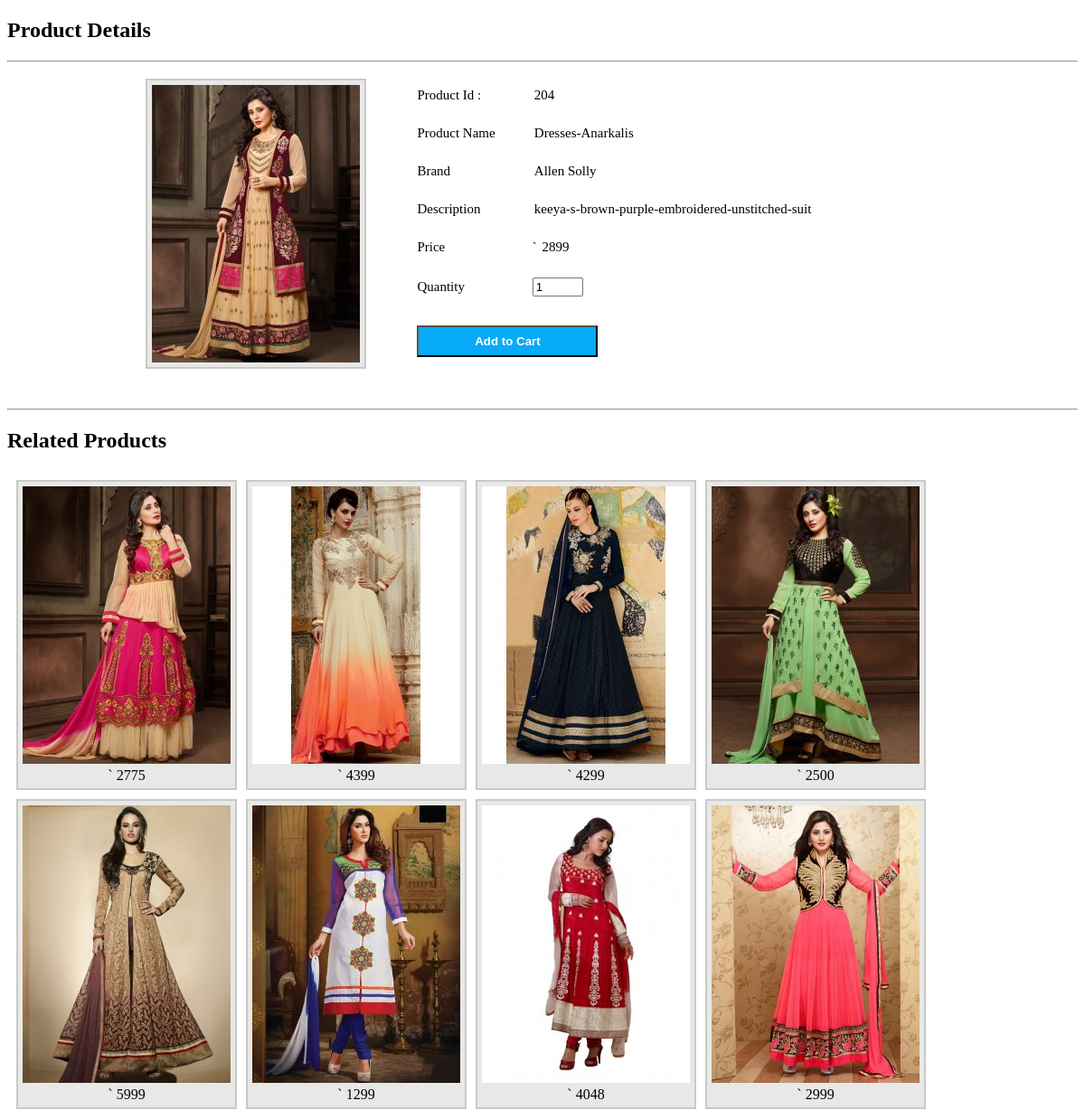
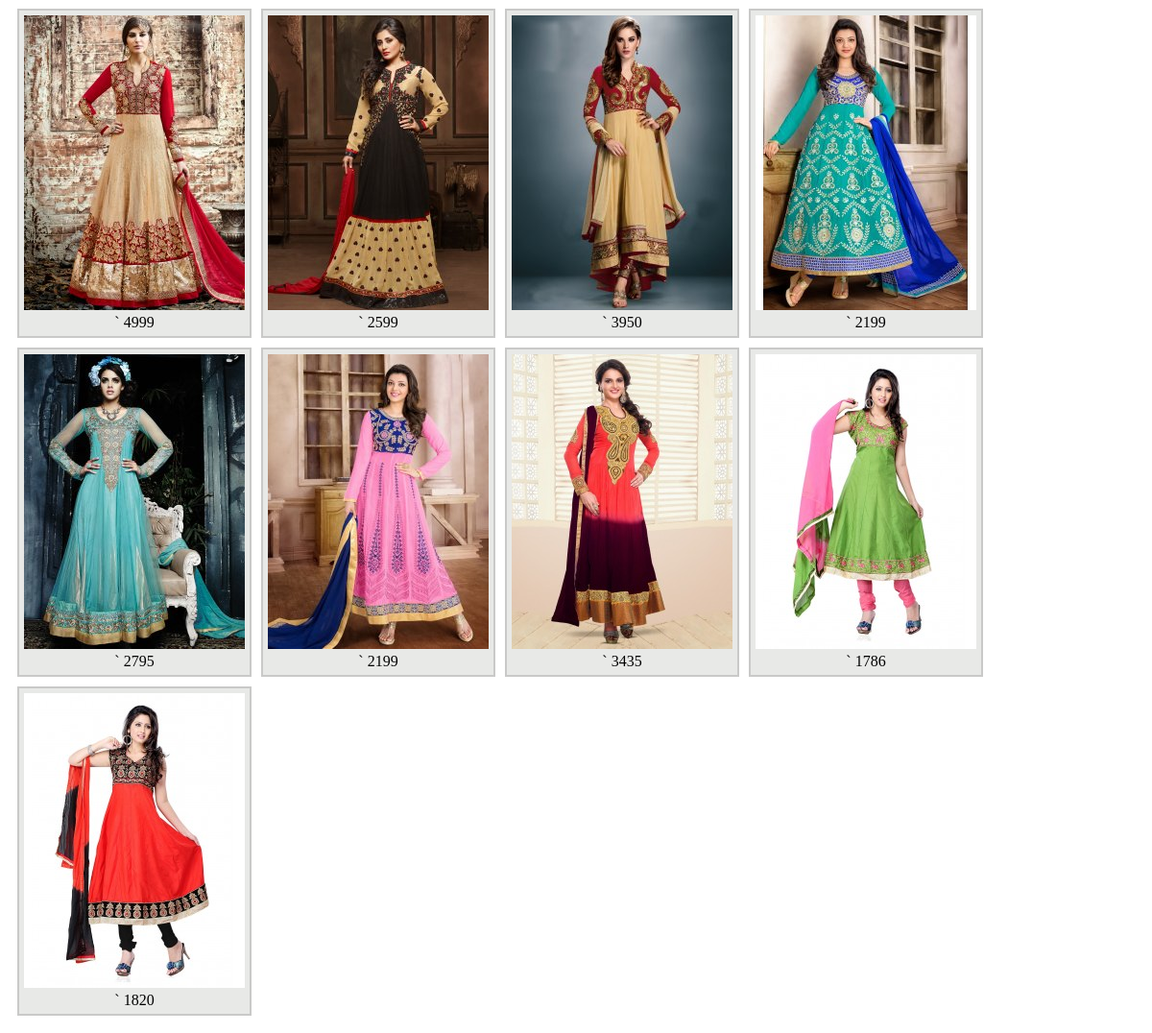
The page /DisplayProduct.php?p=Woman&p2=204&p3=Dresses-Anarkalis on the database its author committed (2 pictures, top to bottom).
### tables this page shows
CREATE TABLE IF NOT EXISTS `woman` (
  `Product_id` bigint(11) NOT NULL AUTO_INCREMENT,
  `Category` varchar(6) DEFAULT 'Woman',
  `ProductType` varchar(100) DEFAULT NULL,
  `Brand` varchar(50) DEFAULT NULL,
  `Price` int(10) NOT NULL,
  `Imagepath` varchar(500) NOT NULL,
  `Description` varchar(100) DEFAULT NULL,
  `stock` int(5) DEFAULT NULL,
  PRIMARY KEY (`Product_id`),
  KEY `Pid` (`ProductType`,`Brand`,`Price`,`Imagepath`,`Description`),
  KEY `Product_id` (`Product_id`,`ProductType`,`Brand`,`Price`,`Imagepath`,`Description`,`stock`)
);

### DisplayProduct.php (the view, shortened to what this page needs)
<!Doctype html>
<head>
<link href="menu.css" rel="stylesheet" type="text/css" />
<link href="mystyle.css" rel="stylesheet" type="text/css" />
</head>
<body>
<h2 class = "f"> Product Details </h2>
<hr>
<?php
include 'Connection.php';
$string = $_GET['p'];
$string2 = $_GET['p2'];
if($string == 'Men')
{
$query = "select * from men where Product_id = '$string2'";
$r = mysql_query($query, $db) or die("There is no Data");
}
else
{
$query2 = "select * from woman where Product_id = '$string2'";
$r = mysql_query($query2, $db) or die("There is no Data");
}
while($row5 = mysql_fetch_row($r))
{
echo "<form action = 'Cart.php?' method = 'post'>";
echo "<table width='1000' height= 318 border= 0 cellpadding= 0 cellspacing = 5 align = center style = 'padding:5px; background-color:white; font-family:Futura Lt BT; font-weight:400; font-size:15px;'> <tr>";
echo " <td align = center rowspan= 7><img src ='".$row5[5]."' class = 'imgbg' height = 307 width = 230><br></td>";
echo " <td>Product Id :<td> <input type = 'text' class = 'in7' name = 'id' value = '".$row5[0]."' readonly> </td>";
echo "</tr> <tr>";
echo " <td>Product Name <td><input type = 'text' name = 'pn' class = 'in7' value = '".$row5[2]."' size = 40 readonly> </td>";
echo "</tr> <tr>";
echo " <td>Brand <td> <input type = 'text' name = 'b' class = 'in7' value = '".$row5[3]."' readonly> </td>";
echo "</tr> <tr>";
echo " <td>Description<td><input type = 'text' name = 'd' class = 'in7' value = '".$row5[6]."' size = 40 readonly> </td>";
echo "</tr> <tr>";
echo " <td>Price<td><font style = 'font-family:Rupee Foradian'>` </font> <input type = 'text' class = 'in7' name = 'p' value = '".$row5[4]."' readonly> </td>";
echo "</tr> <tr>";
echo "<td> Quantity</td><td><input type = 'number' min = '1' max = '10'  value = '1' name = 'quantity' size = 1> <input type 'text'  value = '".$row5[1]."' class = 'in8'name = 'c' size = 1></td>";
echo "</tr> <tr>";
echo "<td colspan = 2><button type = 'submit' class = 'Addtocart' name = 'submit'> Add to Cart </button></td>";
echo "</tr> <tr>";
echo "<td colspan = 2>&nbsp;</td>";
}
echo "  </tr> </table>";
echo "</form>";
?>
<hr>
<h2 class = "f"> Related Products </h2>
<?php
include 'Connection.php';
$string = $_GET['p'];
$string2 = $_GET['p2'];
$string3 = $_GET['p3'];
if($string == 'Men')
{
$query = "select * from men where ProductType = '$string3' and Product_id not in(select Product_id from men where Product_id = '$string2')";
$result5 = mysql_query($query, $db) or die("There is no Data");
}
else
{
$query2 = "select * from woman where ProductType = '$string3' and Product_id not in(select Product_id from woman where Product_id = '$string2')";
$result5 = mysql_query($query2, $db) or die("There is no Data");
}
echo "<table cellspacing = 10 cellpadding = 10 style='font-family:Futura Lt BT; font-weight:400;'> <tr>";
$c = 0;
while($row = mysql_fetch_array($result5))
{
$c++;
echo "<td class = 'imgbg'>
<a href ='DisplayProduct.php?p=$row[1]&p2=$row[0]&p3=$row[2]'><img src ='".$row['Imagepath']."'> </a><br> <font style = 'font-family:Rupee Foradian'>` </font>".$row['Price'];
if($c == 4)
{
echo "<tr>";
}
if($c >= 4)
{
$c = 0;
}
}
echo "</td></tr></table>";
?>
</body>
</html>

### menu.css (style rules this page uses)
a { text-decoration:none; }
.in7 { border: 0px; font-size:15px; background-color:white; font-family:Futura Lt BT; font-weight:400; }
.Addtocart { height:35px; width:200px; background-color:#07aaf6; font-weight:600; color:white; }

### mystyle.css (style rules this page uses)
.imgbg { padding:5px; background-color:#e8e9e7; border:2px solid #c9c9c8; text-align:center; }
.f { font-family:Gabriola; }

### rows shown on the page
woman: Imagepath (picture), id "204", pn "Dresses-Anarkalis", b "Allen Solly", d "keeya-s-brown-purple-embroidered-unstitched-suit", p "2899"
woman: Imagepath (picture), Price "2775"
woman: Imagepath (picture), Price "4399"
woman: Imagepath (picture), Price "4299"
woman: Imagepath (picture), Price "2500"
woman: Imagepath (picture), Price "5999"
woman: Imagepath (picture), Price "1299"
woman: Imagepath (picture), Price "4048"
woman: Imagepath (picture), Price "2999"
woman: Imagepath (picture), Price "4999"
woman: Imagepath (picture), Price "2599"
woman: Imagepath (picture), Price "3950"
woman: Imagepath (picture), Price "2199"
woman: Imagepath (picture), Price "2795"
woman: Imagepath (picture), Price "2199"
woman: Imagepath (picture), Price "3435"
woman: Imagepath (picture), Price "1786"
woman: Imagepath (picture), Price "1820"
